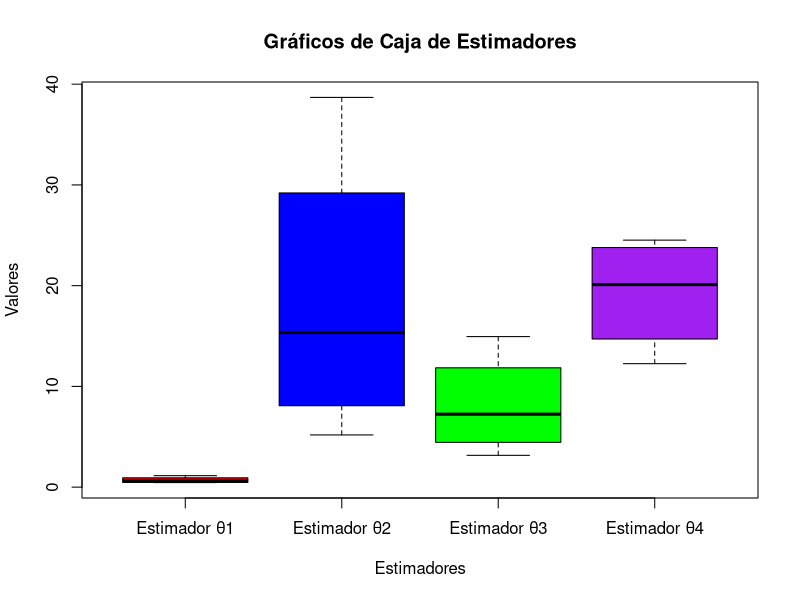

R code for this plot:
## ---- chunk 1
knitr::opts_chunk$set(echo = TRUE)
## ---- chunk 2
# Generar muestras de diferentes tamaños (n = 20, 50, 100, 1000)
n_values <- c(20, 50, 100, 1000)

## ---- chunk 3
# Definir el valor del parámetro desconocido
parametro <- 8

# Crear una función para calcular los estimadores
calcular_estimadores <- function(n, parametro) {
  # Generar una muestra aleatoria de tamaño n
  muestra <- rexp(n, rate = 1/parametro)
  
  # Calcular los estimadores θ1, θ2, θ3 y θ4
  estimador1 <- sum(muestra[1:4]) / sum(muestra[5:8])
  estimador2 <- sum(muestra[1:4] * c(1, 2, 3, 4)) / 5
  estimador3 <- sum(muestra[1:4]) / 4
  estimador4 <- (min(muestra) + max(muestra)) / 2
  
  # Calcular el sesgo, la eficiencia y la consistencia de los estimadores
  sesgo1 <- mean(estimador1) - parametro
  sesgo2 <- mean(estimador2) - parametro
  sesgo3 <- mean(estimador3) - parametro
  sesgo4 <- mean(estimador4) - parametro
  
  var1 <- var(estimador1)
  var2 <- var(estimador2)
  var3 <- var(estimador3)
  var4 <- var(estimador4)
  
  # Calcular el sesgo, la eficiencia y la consistencia de los estimadores
  eficiencia1 <- var1
  eficiencia2 <- var2
  eficiencia3 <- var3
  eficiencia4 <- var4
  
  consistencia1 <- mean((estimador1 - parametro)^2)
  consistencia2 <- mean((estimador2 - parametro)^2)
  consistencia3 <- mean((estimador3 - parametro)^2)
  consistencia4 <- mean((estimador4 - parametro)^2)
  
  # Crear un data frame con los resultados
  resultados <- data.frame(
    Tamaño_Muestra = n,
    Estimador_1 = estimador1,
    Estimador_2 = estimador2,
    Estimador_3 = estimador3,
    Estimador_4 = estimador4,
    Sesgo_1 = sesgo1,
    Sesgo_2 = sesgo2,
    Sesgo_3 = sesgo3,
    Sesgo_4 = sesgo4,
    Eficiencia_1 = eficiencia1,
    Eficiencia_2 = eficiencia2,
    Eficiencia_3 = eficiencia3,
    Eficiencia_4 = eficiencia4,
    Consistencia_1 = consistencia1,
    Consistencia_2 = consistencia2,
    Consistencia_3 = consistencia3,
    Consistencia_4 = consistencia4
  )
  
  return(resultados)
}

## ---- chunk 4
# Generar resultados para diferentes tamaños de muestra
resultados_n20 <- calcular_estimadores(20, parametro)
resultados_n50 <- calcular_estimadores(50, parametro)
resultados_n100 <- calcular_estimadores(100, parametro)
resultados_n1000 <- calcular_estimadores(1000, parametro)

## ---- chunk 5
# Crear un data frame con todos los resultados
todos_los_resultados <- rbind(resultados_n20, resultados_n50, resultados_n100, resultados_n1000)

## ---- chunk 6
# Mostrar los resultados y generar gráficos de caja
print(todos_los_resultados)

# Generar gráficos de caja con colores y etiquetas
boxplot(
  todos_los_resultados[, c("Estimador_1", "Estimador_2", "Estimador_3", "Estimador_4")],
  main = "Gráficos de Caja de Estimadores",
  xlab = "Estimadores",
  ylab = "Valores",
  col = c("red", "blue", "green", "purple"),  # Asignar colores a cada caja
  names = c("Estimador θ1", "Estimador θ2", "Estimador θ3", "Estimador θ4")  # Etiquetas para cada caja
)


